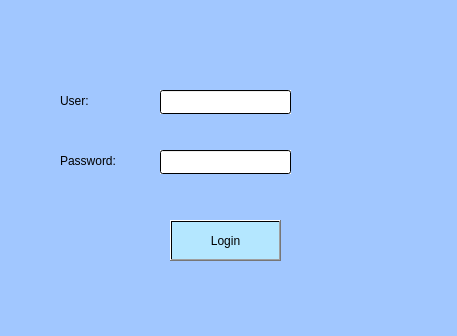
<?xml version="1.0" encoding="UTF-8"?>
<ui version="4.0">
 <class>Login</class>
 <widget class="QDialog" name="Login">
  <property name="windowModality">
   <enum>Qt::ApplicationModal</enum>
  </property>
  <property name="geometry">
   <rect>
    <x>0</x>
    <y>0</y>
    <width>457</width>
    <height>336</height>
   </rect>
  </property>
  <property name="windowTitle">
   <string>Dialog</string>
  </property>
  <property name="styleSheet">
   <string notr="true">background-color: qlineargradient(spread:pad, x1:0, y1:0, x2:1, y2:1, stop:1 rgba(161, 199, 255, 255));</string>
  </property>
  <widget class="QLabel" name="label_2">
   <property name="geometry">
    <rect>
     <x>60</x>
     <y>150</y>
     <width>81</width>
     <height>21</height>
    </rect>
   </property>
   <property name="styleSheet">
    <string notr="true">color: qlineargradient(spread:pad, x1:0, y1:0, x2:1, y2:1, stop:1 rgba(0, 0, 0, 255));
font: 700 11pt &quot;Segoe UI&quot;;</string>
   </property>
   <property name="text">
    <string>Password:</string>
   </property>
  </widget>
  <widget class="QLineEdit" name="User">
   <property name="geometry">
    <rect>
     <x>160</x>
     <y>90</y>
     <width>131</width>
     <height>24</height>
    </rect>
   </property>
   <property name="styleSheet">
    <string notr="true">color: qlineargradient(spread:pad, x1:0, y1:0, x2:1, y2:1, stop:1 rgba(0, 0, 0, 255));
background-color: qlineargradient(spread:pad, x1:0, y1:0, x2:1, y2:1, stop:0 rgba(255, 255, 255, 255));</string>
   </property>
  </widget>
  <widget class="QLabel" name="label_3">
   <property name="geometry">
    <rect>
     <x>60</x>
     <y>90</y>
     <width>61</width>
     <height>21</height>
    </rect>
   </property>
   <property name="styleSheet">
    <string notr="true">color: qlineargradient(spread:pad, x1:0, y1:0, x2:1, y2:1, stop:1 rgba(0, 0, 0, 255));
font: 700 11pt &quot;Segoe UI&quot;;</string>
   </property>
   <property name="text">
    <string>User:</string>
   </property>
  </widget>
  <widget class="QLineEdit" name="Passw">
   <property name="geometry">
    <rect>
     <x>160</x>
     <y>150</y>
     <width>131</width>
     <height>24</height>
    </rect>
   </property>
   <property name="styleSheet">
    <string notr="true">color: qlineargradient(spread:pad, x1:0, y1:0, x2:1, y2:1, stop:1 rgba(0, 0, 0, 255));
background-color: qlineargradient(spread:pad, x1:0, y1:0, x2:1, y2:1, stop:0 rgba(255, 255, 255, 255));</string>
   </property>
   <property name="echoMode">
    <enum>QLineEdit::Password</enum>
   </property>
  </widget>
  <widget class="QToolButton" name="toolButton">
   <property name="geometry">
    <rect>
     <x>170</x>
     <y>220</y>
     <width>111</width>
     <height>41</height>
    </rect>
   </property>
   <property name="styleSheet">
    <string notr="true">color: qlineargradient(spread:pad, x1:0, y1:0, x2:1, y2:1, stop:1 rgba(0, 0, 0, 255));
background-color: qlineargradient(spread:pad, x1:0, y1:0, x2:1, y2:1, stop:1 rgba(180, 231, 255, 255));</string>
   </property>
   <property name="text">
    <string>Login</string>
   </property>
  </widget>
 </widget>
 <resources/>
 <connections/>
</ui>
